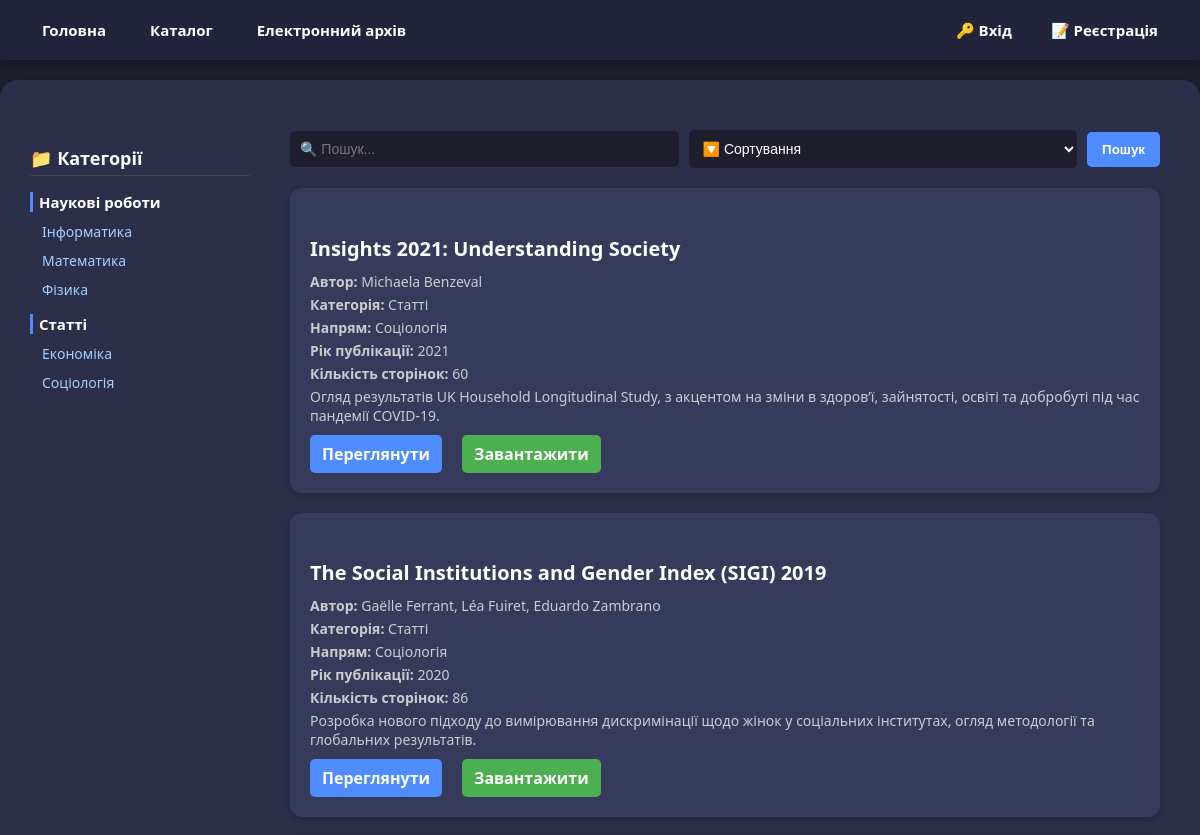
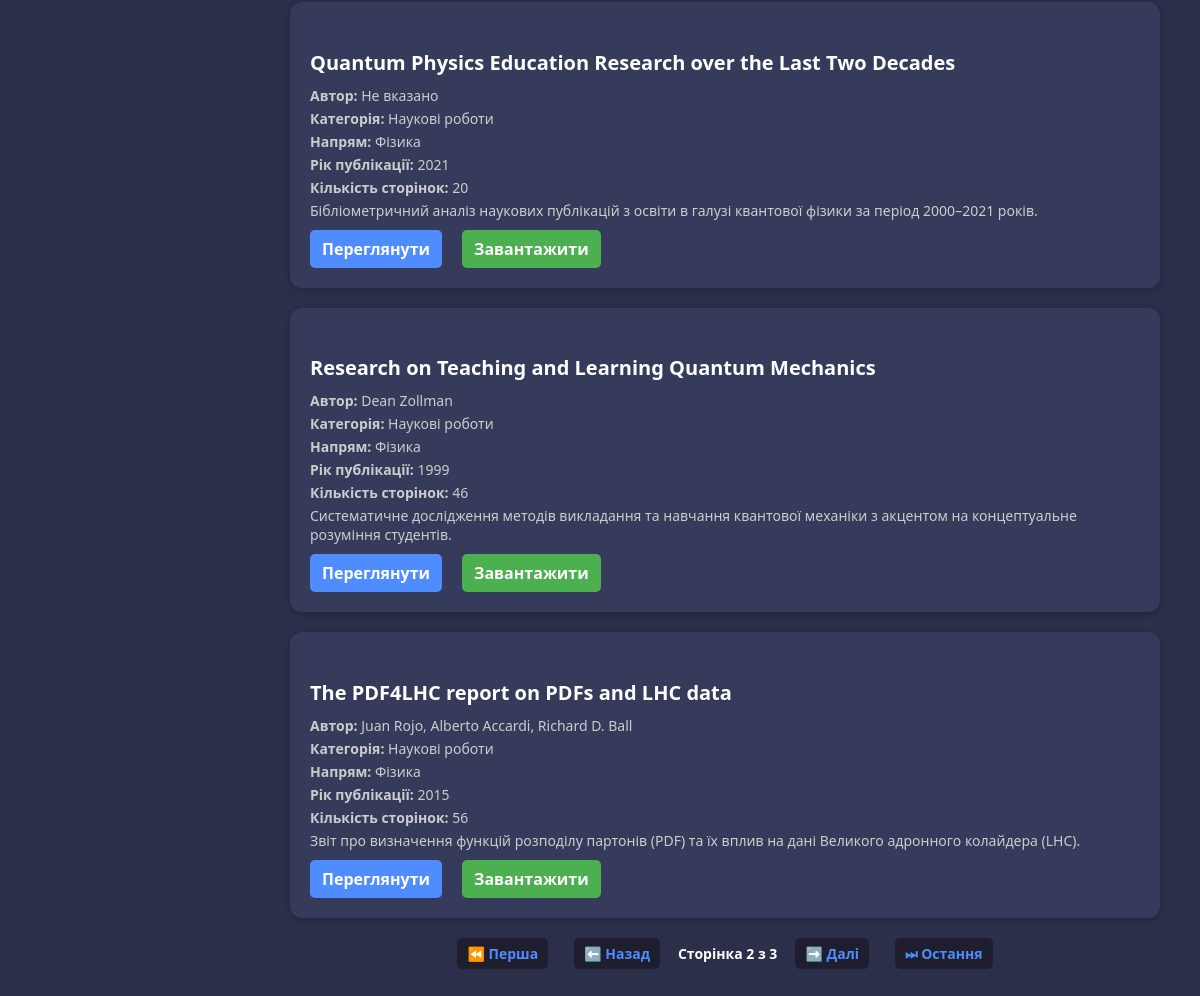
The app's page /archive/?page=2 with its own data (2 pictures, top to bottom).
### catalog/models.py (models this page shows, shortened)
class Document(models.Model):
    CATEGORY_CHOICES = [
        ('Статті', 'Статті'),
        ('Наукові роботи', 'Наукові роботи'),
    ]
    FIELD_CHOICES = [
        ('Економіка', 'Економіка'),
        ('Соціологія', 'Соціологія'),
        ('Інформатика', 'Інформатика'),
        ('Математика', 'Математика'),
        ('Фізика', 'Фізика'),
    ]
    title = models.CharField(max_length=255)
    author = models.CharField(max_length=255, blank=True)
    description = models.TextField(blank=True)
    category = models.CharField(max_length=50, choices=CATEGORY_CHOICES)
    field = models.CharField(max_length=50, choices=FIELD_CHOICES)
    file = models.FileField(upload_to='documents/')
    uploaded_at = models.DateTimeField(auto_now_add=True)
    year = models.PositiveIntegerField(null=True, blank=True, verbose_name='Рік публікації')
    pages = models.PositiveIntegerField(null=True, blank=True, verbose_name='Кількість сторінок')
    is_recommended = models.BooleanField(default=False)

### catalog/views.py (the view)
# urls.py: path('archive/', views.archive, name='archive'),
def archive(request):
    category = request.GET.get('category')
    field = request.GET.get('field')
    query = request.GET.get('q')
    sort = request.GET.get('sort')
    documents = Document.objects.all()
    if query:
        documents = documents.filter(Q(title__icontains=query) | Q(author__icontains=query))
    if category:
        documents = documents.filter(category__iexact=category)
    if field:
        documents = documents.filter(field__iexact=field)
    if sort == 'year_asc':
        documents = documents.order_by('year')
    elif sort == 'year_desc':
        documents = documents.order_by('-year')
    elif sort == 'pages_asc':
        documents = documents.order_by('pages')
    elif sort == 'pages_desc':
        documents = documents.order_by('-pages')
    paginator = Paginator(documents, 5)
    page = request.GET.get('page')
    documents = paginator.get_page(page)
    return render(request, 'archive.html', {
        'documents': documents,
    })

### catalog/templates/archive.html (shortened to what this page needs)
{% load static %}
<!DOCTYPE html>
<html lang="uk">
<head>
    <link rel="stylesheet" href="{% static 'css/style.css' %}">
</head>
<body class="page-archive">
<header class="main-header">
    <nav class="navbar">
        <div class="navbar-left">
            <a href="/" class="nav-link">Головна</a>
            <a href="/books/" class="nav-link">Каталог</a>
            <a href="/archive/" class="nav-link">Електронний архів</a>
        </div>
        <div class="navbar-right">
            {% if user.is_authenticated %}
            <a href="{% url 'profile' %}" class="nav-link nav-user">👤 {{ user.username }}</a>
            <a href="{% url 'logout' %}" class="nav-link">🚪 Вийти</a>
            {% else %}
            <a href="{% url 'login' %}" class="nav-link">🔑 Вхід</a>
            <a href="{% url 'register' %}" class="nav-link">📝 Реєстрація</a>
            {% endif %}
        </div>
    </nav>
</header>
<div class="archive-wrapper">
    <aside class="archive-sidebar">
        <h3>📁 Категорії</h3>
        <ul>
            <li><strong>Наукові роботи</strong>
                <ul>
                    <li><a href="?category=Наукові роботи&field=Інформатика">Інформатика</a></li>
                    <li><a href="?category=Наукові роботи&field=Математика">Математика</a></li>
                    <li><a href="?category=Наукові роботи&field=Фізика">Фізика</a></li>
                </ul>
            </li>
            <li><strong>Статті</strong>
                <ul>
                    <li><a href="?category=Статті&field=Економіка">Економіка</a></li>
                    <li><a href="?category=Статті&field=Соціологія">Соціологія</a></li>
                </ul>
            </li>
        </ul>
    </aside>
    <main class="archive-content">
        <form method="get" class="archive-filter-form">
            <input type="text" name="q" placeholder="🔍 Пошук..." value="{{ request.GET.q }}">
            <select name="sort">
                <option value="">🔽 Сортування</option>
            </select>
            <button type="submit">Пошук</button>
        </form>
        {% if documents %}
        <ul class="document-list">
            {% for doc in documents %}
            <li class="document-item">
                <h4>{{ doc.title }}</h4>
                <p><strong>Автор:</strong> {{ doc.author }}</p>
                <p><strong>Категорія:</strong> {{ doc.category }}</p>
                <p><strong>Напрям:</strong> {{ doc.field }}</p>
                <p><strong>Рік публікації:</strong> {{ doc.year }}</p>
                <p><strong>Кількість сторінок:</strong> {{ doc.pages }}</p>
                <p>{{ doc.description }}</p>
                <div class="button-group">
                    <a href="{{ doc.file.url }}" target="_blank" class="button view-btn">Переглянути</a>
                    <a href="{{ doc.file.url }}" class="button download-btn" download>Завантажити</a>
                </div>
            </li>
            {% endfor %}
        </ul>
        <div class="pagination">
            {% if documents.has_previous %}
            <a href="?page=1">⏪ Перша</a>
            <a href="?page={{ documents.previous_page_number }}">⬅️ Назад</a>
            {% endif %}
            <span>Сторінка {{ documents.number }} з {{ documents.paginator.num_pages }}</span>
            {% if documents.has_next %}
            <a href="?page={{ documents.next_page_number }}">➡️ Далі</a>
            <a href="?page={{ documents.paginator.num_pages }}">⏭ Остання</a>
            {% endif %}
        </div>
        {% else %}
        <p>📍 Документів не знайдено.</p>
        {% endif %}
    </main>
</div>
</body>
</html>

### catalog/templates/archive.html (style rules this page uses)
.pagination { display: flex; justify-content: center; align-items: center; margin-top: 20px; gap: 10px; flex-wrap: wrap; }

### records on screen
Document: title "Insights 2021: Understanding Society", author "Michaela Benzeval", category "Статті", field "Соціологія", year "2021", pages "60", description "Огляд результатів UK Household Longitudinal Study, з акцентом на зміни в здоров’ї, зайнятості, освіті та добробуті під час пандемії COVID-19."
Document: title "The Social Institutions and Gender Index (SIGI) 2019", author "Gaëlle Ferrant, Léa Fuiret, Eduardo Zambrano", category "Статті", field "Соціологія", year "2020", pages "86", description "Розробка нового підходу до вимірювання дискримінації щодо жінок у соціальних інститутах, огляд методології та глобальних результатів."
Document: title "Quantum Physics Education Research over the Last Two Decades", author "Не вказано", category "Наукові роботи", field "Фізика", year "2021", pages "20", description "Бібліометричний аналіз наукових публікацій з освіти в галузі квантової фізики за період 2000–2021 років."
Document: title "Research on Teaching and Learning Quantum Mechanics", author "Dean Zollman", category "Наукові роботи", field "Фізика", year "1999", pages "46", description "Систематичне дослідження методів викладання та навчання квантової механіки з акцентом на концептуальне розуміння студентів."
Document: title "The PDF4LHC report on PDFs and LHC data", author "Juan Rojo, Alberto Accardi, Richard D. Ball", category "Наукові роботи", field "Фізика", year "2015", pages "56", description "Звіт про визначення функцій розподілу партонів (PDF) та їх вплив на дані Великого адронного колайдера (LHC)."

### other values on screen
{{ documents.number }} "2"
{{ documents.paginator.num_pages }} "3"
